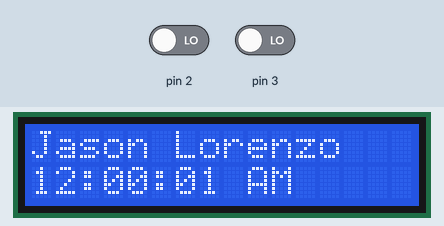
Recording of a sketch running on a simulated Arduino Uno, built with avr-gcc and run on an emulated ATmega328P. Shown: 16×2 character LCD. The test bench sets the inputs (shaded band); at power-on: pin 2 LOW, pin 3 LOW.

Above: at 1.2 s.
1.3 s: pin 2 driven HIGH
At 2.7 s:
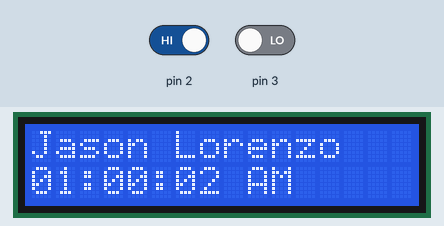
3.6 s: pin 3 driven HIGH
At 7.7 s:
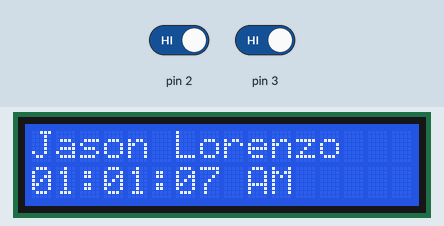
Timing chart, 0 to 9.2 s (numbered marks = the images above; inputs shaded):
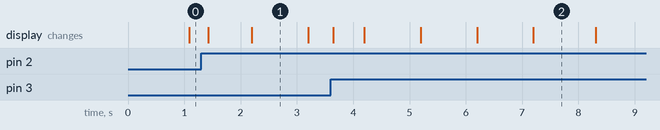

Measured:
- what the display in image 1 shows lasts 1.0 s, from 2.2 s to 3.2 s

The sketch:

Act9b.ino
```cpp
#include <LiquidCrystal_I2C.h>

LiquidCrystal_I2C lcd(0x27, 16, 2);

int time_before, time_after;
int seconds = 0;
int minutes = 0;
int hour = 12;
int lcd_refresh_rate = 100;
String period = "AM";

void setup() {
  lcd.init();
  lcd.backlight();
  lcd.print("Jason Lorenzo");
  time_before = millis();
  attachInterrupt(digitalPinToInterrupt(2), increment_hour, RISING);
  attachInterrupt(digitalPinToInterrupt(3), increment_minutes, RISING);
}

void increment_hour(){
  noInterrupts();
  check_period();
  hour++;
  check_hour();
}

void increment_minutes(){
  noInterrupts();
  minutes++;
  check_minutes();
  check_hour();
}

void loop() {
  time_after = millis();
  if (time_after-time_before >= 1000){
    seconds++;
    if (seconds >= 60){
      seconds = 0;
      minutes++;
    }
    check_minutes();
    check_hour();
    time_before = time_after;
  }
  lcd.setCursor(0,1);
  if (hour < 10) lcd.print("0");
  lcd.print(hour);
  lcd.print(":");
  if (minutes < 10) lcd.print("0");
  lcd.print(minutes);
  lcd.print(":");
  if (seconds < 10) lcd.print("0");
  lcd.print(seconds);
  lcd.print(" ");
  lcd.print(period);
  delay(lcd_refresh_rate);
}

void check_minutes(){
  if (minutes >= 60){
    minutes = 0;
    check_period();
    hour++;
  }
}

void check_hour(){
  if (hour >= 13){
    hour = 1;
  }
}

void check_period(){
  if (hour == 11){
    if (period == "AM")
      period = "PM";
    else if (period == "PM")
      period = "AM";
  }
}
```
